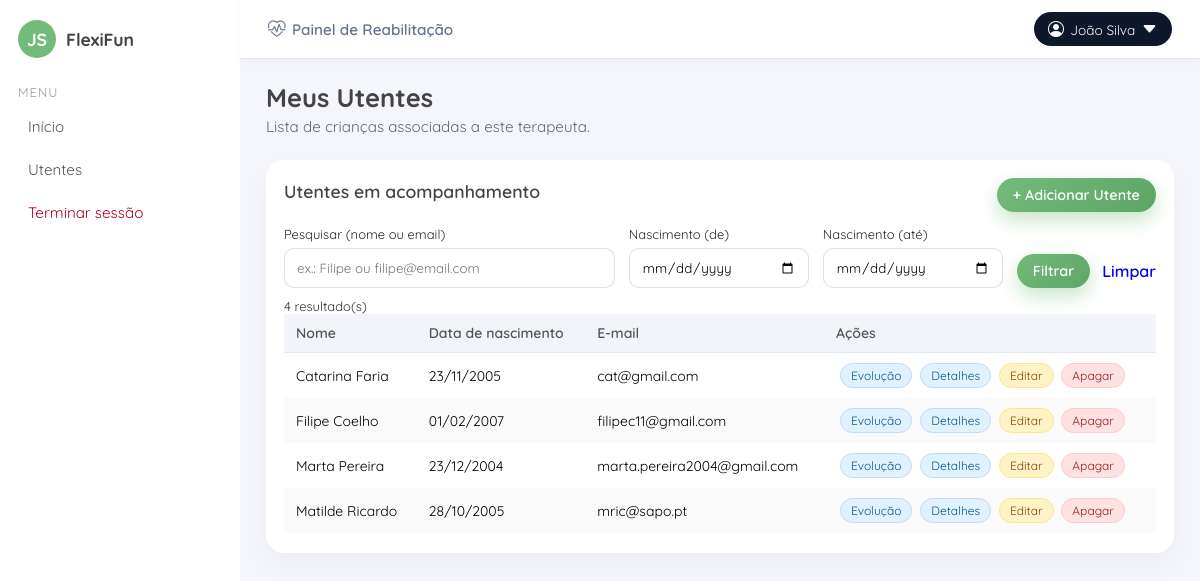
Page /Web_FlexiFun/private/fisio/pacientes/utentes.php (signed in) on the committed database.
### tables this page shows
CREATE TABLE IF NOT EXISTS `paciente` (
  `user_id` bigint NOT NULL,
  `nome` varchar(150) NOT NULL,
  `data_nascimento` date DEFAULT NULL,
  `sexo` enum('M','F','Outro','NA') DEFAULT 'NA',
  `diagnostico` varchar(200) DEFAULT NULL,
  `nif` varchar(20) DEFAULT NULL,
  `numero_utente` varchar(20) DEFAULT NULL,
  `telefone` varchar(20) DEFAULT NULL,
  `morada` varchar(255) DEFAULT NULL,
  `notas` text,
  `fisioterapeuta_id` bigint DEFAULT NULL,
  PRIMARY KEY (`user_id`),
  KEY `fisioterapeuta_id` (`fisioterapeuta_id`),
  CONSTRAINT `paciente_ibfk_1` FOREIGN KEY (`user_id`) REFERENCES `users` (`id`) ON DELETE CASCADE ON UPDATE CASCADE,
  CONSTRAINT `paciente_ibfk_2` FOREIGN KEY (`fisioterapeuta_id`) REFERENCES `fisioterapeuta` (`user_id`) ON DELETE SET NULL ON UPDATE CASCADE
);

CREATE TABLE IF NOT EXISTS `users` (
  `id` bigint NOT NULL AUTO_INCREMENT,
  `email` varchar(150) NOT NULL,
  `password_hash` varchar(255) NOT NULL,
  `role` enum('paciente','fisioterapeuta','admin') NOT NULL,
  `created_at` datetime NOT NULL DEFAULT CURRENT_TIMESTAMP,
  `last_login_at` datetime DEFAULT NULL,
  `is_active` tinyint(1) NOT NULL DEFAULT '1',
  PRIMARY KEY (`id`),
  UNIQUE KEY `email` (`email`)
);

### Web_FlexiFun/private/fisio/pacientes/utentes.php (the view, shortened to what this page needs)
<?php
$idTerapeutaUser = (int) $_SESSION['user_id'];
require_once __DIR__ . '/../../db.php';
$q = trim((string)($_GET['q'] ?? ''));
$nasc_ini = trim((string)($_GET['nasc_ini'] ?? ''));
$nasc_fim = trim((string)($_GET['nasc_fim'] ?? ''));
$validYmd = static function (string $d): bool {
    return $d !== '' && preg_match('/^\d{4}-\d{2}-\d{2}$/', $d);
};
if (!$validYmd($nasc_ini)) $nasc_ini = '';
if (!$validYmd($nasc_fim)) $nasc_fim = '';
$sql = "
    SELECT
        p.user_id AS id,
        p.nome,
        p.data_nascimento,
        u.email
    FROM paciente p
    JOIN users u ON u.id = p.user_id
    WHERE p.fisioterapeuta_id = :idTerapeuta
";
$params = [':idTerapeuta' => $idTerapeutaUser];
$sql .= " ORDER BY p.nome ASC ";
$stmt = $pdo->prepare($sql);
$stmt->execute($params);
$utentes = $stmt->fetchAll(PDO::FETCH_ASSOC);
?>
<!DOCTYPE html>
<html lang="pt">
<head>
    <link rel="stylesheet" href="https://cdn.jsdelivr.net/npm/bootstrap-icons@1.10.5/font/bootstrap-icons.css">
    <link rel="stylesheet" href="/FlexiFun/private/assets/css/private.css">
</head>
<body>
<div class="layout">
    <?php include __DIR__ . '/../includes/sidebar.php'; ?>
    <div class="main-area">
        <?php include __DIR__ . '/../includes/navbar.php'; ?>
        <main class="conteudo">
            <div class="page-header">
                <h1 class="page-title">Meus Utentes</h1>
                <p class="page-subtitle">
                    Lista de crianças associadas a este terapeuta.
                </p>
            </div>
            <section class="card">
                <div class="card-header-row">
                    <h2 class="card-title">Utentes em acompanhamento</h2>
                    <a href="adicionar.php" class="btn-primary">+ Adicionar Utente</a>
                </div>
                <form method="get" class="filter-bar">
                    <div class="filter-group grow">
                        <label for="q">Pesquisar (nome ou email)</label>
                        <input
                            type="text"
                            id="q"
                            name="q"
                            value="<?= htmlspecialchars($q, ENT_QUOTES, 'UTF-8') ?>"
                            placeholder="ex.: Filipe ou filipe@email.com"
                        >
                    </div>
                    <div class="filter-group">
                        <label for="nasc_ini">Nascimento (de)</label>
                        <input type="date" id="nasc_ini" name="nasc_ini"
                               value="<?= htmlspecialchars($nasc_ini, ENT_QUOTES, 'UTF-8') ?>">
                    </div>
                    <div class="filter-group">
                        <label for="nasc_fim">Nascimento (até)</label>
                        <input type="date" id="nasc_fim" name="nasc_fim"
                               value="<?= htmlspecialchars($nasc_fim, ENT_QUOTES, 'UTF-8') ?>">
                    </div>
                    <div class="filter-actions">
                        <button type="submit" class="btn-primary">Filtrar</button>
                        <a class="btn-link" href="utentes.php">Limpar</a>
                    </div>
                </form>
                <div class="results-count">
                    <?= count($utentes) ?> resultado(s)
                </div>
                <?php if (empty($utentes)): ?>
                    <p class="empty-state">
                        Não há utentes a mostrar com estes filtros.
                    </p>
                <?php else: ?>
                    <div class="table-wrapper">
                        <table class="tabela-utentes">
                            <thead>
                            <tr>
                                <th>Nome</th>
                                <th>Data de nascimento</th>
                                <th>E-mail</th>
                                <th class="col-acoes">Ações</th>
                            </tr>
                            </thead>
                            <tbody>
                            <?php foreach ($utentes as $u): ?>
                                <tr>
                                    <td><?= htmlspecialchars((string)$u['nome'], ENT_QUOTES, 'UTF-8') ?></td>
                                    <td>
                                        <?= !empty($u['data_nascimento'])
                                            ? htmlspecialchars(date('d/m/Y', strtotime((string)$u['data_nascimento'])), ENT_QUOTES, 'UTF-8')
                                            : '-' ?>
                                    </td>
                                    <td><?= htmlspecialchars((string)$u['email'], ENT_QUOTES, 'UTF-8') ?></td>
                                    <td class="col-acoes">
                                        <a class="btn-acao detalhe" href="evolucao.php?id=<?= (int)$u['id'] ?>">Evolução</a>
                                        <a class="btn-acao detalhe" href="detalhes.php?id=<?= (int)$u['id'] ?>">Detalhes</a>
                                        <a class="btn-acao editar" href="editar.php?id=<?= (int)$u['id'] ?>">Editar</a>
                                        <a class="btn-acao apagar"
                                           href="apagar.php?id=<?= (int)$u['id'] ?>"
                                           onclick="return confirm('Tens a certeza que queres apagar este utente?');">
                                            Apagar
                                        </a>
                                    </td>
                                </tr>
                            <?php endforeach; ?>
                            </tbody>
                        </table>
                    </div>
                <?php endif; ?>
            </section>
        </main>
    </div>
</div>
</body>
</html>

### Web_FlexiFun/private/fisio/includes/sidebar.php (shortened to what this page needs)
<?php
$nomeTerapeuta = $_SESSION['nome_terapeuta'] ?? 'Terapeuta';
$iniciais = 'T';
if (!empty($nomeTerapeuta)) {
    $nomeTerapeuta = trim($nomeTerapeuta);
    $partes = preg_split('/\s+/', $nomeTerapeuta);
    $iniciais = mb_strtoupper(mb_substr($partes[0], 0, 1));
    if (count($partes) > 1) {
        $iniciais .= mb_strtoupper(mb_substr(end($partes), 0, 1));
    }
}
?>
<aside class="sidebar">
    <div class="sidebar-logo">
        <div class="sidebar-logo-circle">
            <?= htmlspecialchars($iniciais, ENT_QUOTES, 'UTF-8') ?>
        </div>
        <div class="sidebar-logo-text">FlexiFun</div>
    </div>
    <div class="sidebar-section-title">Menu</div>
    <nav class="sidebar-menu">
        <a class="sidebar-link" href="/FlexiFun/private/fisio/index.php">
            Início
        </a>
        <a class="sidebar-link" href="/FlexiFun/private/fisio/pacientes/utentes.php">
            Utentes
        </a>
        <a class="sidebar-link logout" href="/FlexiFun/public/logout.php">
            Terminar sessão
        </a>
    </nav>
</aside>

### Web_FlexiFun/private/fisio/includes/navbar.php (shortened to what this page needs)
<?php
$nomeTerapeuta = $_SESSION['nome_terapeuta'] ?? 'Terapeuta';
?>
<nav class="top-navbar">
    <div class="top-navbar-title">
        <i class="bi bi-heart-pulse"></i>
        Painel de Reabilitação
    </div>
    <div class="user-menu">
        <button class="user-btn" type="button">
            <i class="bi bi-person-circle"></i>
            <?= htmlspecialchars($nomeTerapeuta, ENT_QUOTES, 'UTF-8') ?>
            <i class="bi bi-caret-down-fill"></i>
        </button>
    </div>
</nav>

### rows in the picture
paciente: nome "Catarina Faria", data_nascimento "23/11/2005", user_id.email "cat@gmail.com"
paciente: nome "Filipe Coelho", data_nascimento "01/02/2007", user_id.email "filipec11@gmail.com"
paciente: nome "Marta Pereira", data_nascimento "23/12/2004", user_id.email "marta.pereira2004@gmail.com"
paciente: nome "Matilde Ricardo", data_nascimento "28/10/2005", user_id.email "mric@sapo.pt"

### other values in the picture
$iniciais "JS"
$nomeTerapeuta "João Silva"
count($utentes) "4"
